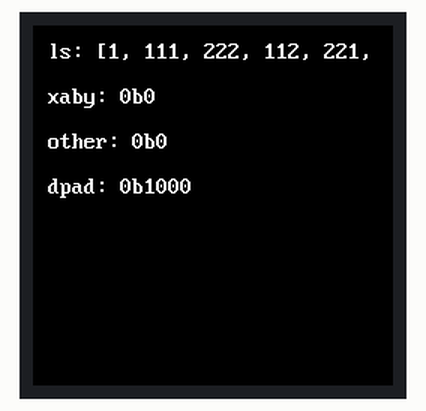
A program run on a simulated ESP32 board running MicroPython. Shown: 240×240 colour display. Library files of the repository ran but are not shown: st7789py.py, vga1_8x16.py. At 0.8 s the program stops and its outputs stay as they are.

Above: at 0.9 s.

The program:

lcd.py
```python
import random
import st7789py as st7789
import tft_config
import vga1_8x16 as font
# import vga2_bold_16x32 as font


tft = tft_config.config(tft_config.WIDE)

tft.rotation(0)
tft.fill(0)

tft.text(
    font,
    f"Hello gamepad!",
    10, 10
)

def show_gamepad(data):
    tft.text(
        font,
        f"ls: {data} ",
        10, 10
    )
    tft.text(
        font,
        f"xaby: {bin((data[5] & 0b11110000) >> 4)}",
        10, 40
    )
    tft.text(
        font,
        f"other: {bin(data[6])}",
        10, 70
    )
    tft.text(
        font,
        f"dpad: {bin(data[5] & 0b00001111)}",
        10, 100
    )

if __name__ == "__main__":
    data = [1, 111,222, 112,221, 8,0, 6]
    show_gamepad(data)
```

tft_config.py
```python
"""Generic ESP32 320x240

"""

from machine import Pin, SPI
import st7789py

TFA = 40
BFA = 40
WIDE = 1
TALL = 0
SCROLL = 0      # orientation for scroll.py
FEATHERS = 1    # orientation for feathers.py

def config(rotation=0):
    """
    Configures and returns an instance of the ST7789 display driver.

    Args:
        rotation (int): The rotation of the display (default: 0).

    Returns:
        ST7789: An instance of the ST7789 display driver.
    """

    return st7789py.ST7789(
        SPI(2, baudrate=40000000, sck=Pin(40), mosi=Pin(41), miso=None),
        240,
        240,
        reset=Pin(42, Pin.OUT),
        cs=Pin(39, Pin.OUT),
        dc=Pin(38, Pin.OUT),
        rotation=rotation)
```
